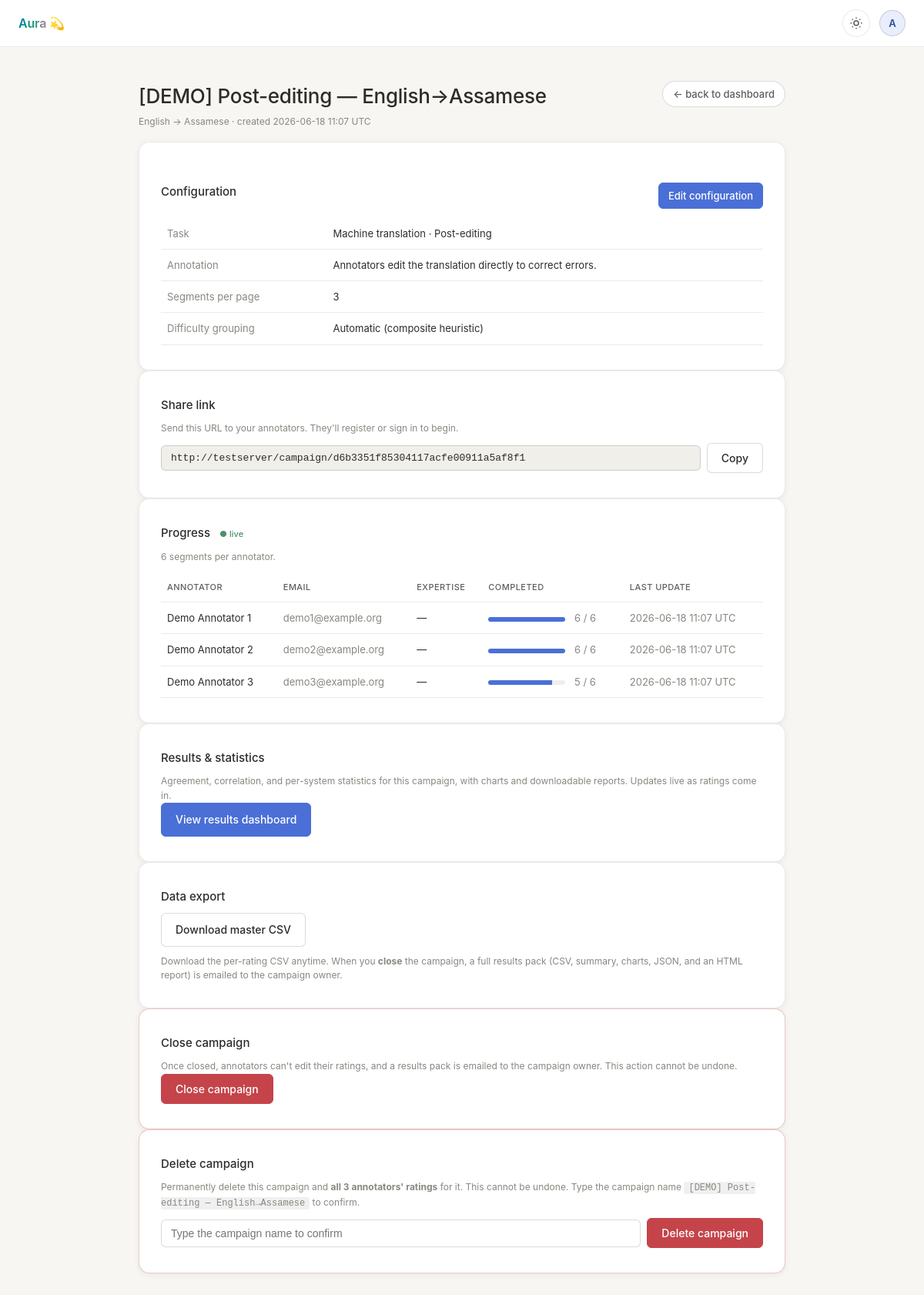
Screenshot of /admin/campaign/d6b3351f85304117acfe00911a5af8f1 (signed in) with the database file from the repository.
### models.py (models this page shows, shortened)
class Campaign(db.Model):
    __tablename__ = "campaigns"
    id = db.Column(db.String(32), primary_key=True, default=_uuid)
    name = db.Column(db.String(200), nullable=False)
    source_language = db.Column(db.String(100), nullable=False, default="")
    target_language = db.Column(db.String(100), nullable=False, default="")
    task_type = db.Column(db.String(40), default="translation")
    input_label = db.Column(db.String(80), default="")
    output_label = db.Column(db.String(80), default="")
    difficulty_method = db.Column(db.String(20), default="auto")
    difficulty_easy_max = db.Column(db.Integer, default=0)   # length method: easy if <= this
    difficulty_hard_min = db.Column(db.Integer, default=0)   # length method: hard if >= this
    served_difficulties = db.Column(db.String(50), default="")
    expertise_matching = db.Column(db.Boolean, default=False)
    rating_position = db.Column(db.String(10), default="side")   # "side" | "below"
    span_position = db.Column(db.String(10), default="below")    # "below" | "beside"
    owner_email = db.Column(db.String(200), default="")          # who created it (results email)
    script = db.Column(db.String(50), default=None)
    segments_json = db.Column(db.Text, nullable=False)
    criteria_json = db.Column(db.Text, default="")
    instructions = db.Column(db.Text, default="")
    span_instructions = db.Column(db.Text, default="")
    span_scope = db.Column(db.String(20), default="target")
    enable_spans = db.Column(db.Boolean, default=True)
    segments_per_page = db.Column(db.Integer, default=3)
    eval_mode = db.Column(db.String(20), default="likert")
    preferences_json = db.Column(db.Text, default="")
    scale_type = db.Column(db.String(20), default="likert")
    scale_points = db.Column(db.Integer, default=5)
    scale_min = db.Column(db.Integer, default=0)
    scale_max = db.Column(db.Integer, default=100)
    scale_design = db.Column(db.String(20), default="circles")
    scale_labels_json = db.Column(db.Text, default="")
    drive_folder_id = db.Column(db.String(200), default="")
    drive_last_status = db.Column(db.String(20), default="")     # "ok", "error", or ""
    drive_last_error = db.Column(db.Text, default="")
    drive_last_sync_at = db.Column(db.DateTime, default=None)
    results_snapshot_json = db.Column(db.Text, default="")
    ai_enabled = db.Column(db.Boolean, default=False)
    ai_ab_enabled = db.Column(db.Boolean, default=False)
    ai_ab_fraction = db.Column(db.Integer, default=50)
    ai_provider = db.Column(db.String(40), default="")   # ollama|anthropic|openai|gemini|openai_compatible
    ai_model = db.Column(db.String(120), default="")
    ai_base_url = db.Column(db.String(300), default="")
    ai_api_key_enc = db.Column(db.Text, default="")      # encrypted at rest
    closed_at = db.Column(db.DateTime, default=None)
    created_at = db.Column(db.DateTime, default=datetime.utcnow)
    ratings = db.relationship("Rating", backref="campaign", lazy="dynamic", cascade="all,delete-orphan")
    @property
    def is_closed(self):
        return self.closed_at is not None
    def io_labels(self):
        d = task_defaults(self.task_type)
        return (self.input_label or d["input"], self.output_label or d["output"])
    @property
    def segments(self):
        try:
            return json.loads(self.segments_json or "[]")
        except json.JSONDecodeError:
            return []
    @property
    def criteria(self):
        if not self.criteria_json:
            return None
        try:
            return json.loads(self.criteria_json)
        except json.JSONDecodeError:
            return None
    DEFAULT_LIKERT_LABELS = {
        "1": "Very poor", "2": "Poor", "3": "Acceptable", "4": "Good", "5": "Excellent",
    }
    DEFAULT_PREFERENCES = [
        {"id": "a_much_better", "label": "A is much better"},
        {"id": "a_better",      "label": "A is better"},
        {"id": "tie",           "label": "About the same"},
        {"id": "b_better",      "label": "B is better"},
        {"id": "b_much_better", "label": "B is much better"},
    ]
    @property
    def mode(self):
        return self.eval_mode or "likert"
    def rating_is_complete(self, rating, criteria=None):
        mode = self.mode
        if mode == "pairwise":
            return bool((rating.preference or "").strip())
        if mode == "span_only":
            return bool(rating.reviewed)
        if mode == "post_edit":
            return bool((rating.edited_text or "").strip())
        crit_ids = [c.get("id") for c in (criteria if criteria is not None else (self.criteria or []))]
        if not crit_ids:
            return False
        lo, hi = self.score_bounds
        return rating.is_complete_for(crit_ids, lo, hi)
    @property
    def num_segments(self):
        return len(self.segments)

class Annotator(db.Model):
    __tablename__ = "annotators"
    id = db.Column(db.String(32), primary_key=True, default=_uuid)
    name = db.Column(db.String(200), nullable=False)
    email = db.Column(db.String(200), unique=True, nullable=False, index=True)
    password_hash = db.Column(db.String(200), nullable=False)
    native_language = db.Column(db.String(100), default="")
    expertise = db.Column(db.String(20), default="")   # "" | "easy" | "medium" | "hard"
    created_at = db.Column(db.DateTime, default=datetime.utcnow)
    ratings = db.relationship("Rating", backref="annotator", lazy="dynamic")

class Rating(db.Model):
    __tablename__ = "ratings"
    id = db.Column(db.String(32), primary_key=True, default=_uuid)
    campaign_id = db.Column(db.String(32), db.ForeignKey("campaigns.id"), nullable=False, index=True)
    annotator_id = db.Column(db.String(32), db.ForeignKey("annotators.id"), nullable=False, index=True)
    segment_id = db.Column(db.String(200), nullable=False, index=True)
    scores_json = db.Column(db.Text, default="{}")
    spans_json = db.Column(db.Text, default="{}")
    comments = db.Column(db.Text, default="")
    preference = db.Column(db.String(100), default="")
    reviewed = db.Column(db.Boolean, default=False)
    edited_text = db.Column(db.Text, default="")
    time_spent_seconds = db.Column(db.Integer, default=0)
    created_at = db.Column(db.DateTime, default=datetime.utcnow)
    updated_at = db.Column(db.DateTime, default=datetime.utcnow, onupdate=datetime.utcnow)
    __table_args__ = (
        db.UniqueConstraint("campaign_id", "annotator_id", "segment_id",
                            name="uq_campaign_annotator_segment"),
    )

### app.py (the view)
@app.route("/admin/campaign/<campaign_id>")
@require_admin
def admin_campaign_detail(campaign_id):
    c = Campaign.query.get_or_404(campaign_id)
    crit_ids = [cr["id"] for cr in get_criteria_for(c)]
    rows = []
    annotator_ids = sorted({r.annotator_id for r in c.ratings})
    for aid in annotator_ids:
        ann = Annotator.query.get(aid)
        if not ann:
            continue
        rs = [r for r in c.ratings if r.annotator_id == aid]
        completed = sum(1 for r in rs if c.rating_is_complete(r, get_criteria_for(c)))
        last_update = max((r.updated_at for r in rs), default=None)
        rows.append({
            "annotator": ann,
            "completed": completed,
            "total": c.num_segments,
            "last_update": last_update,
        })
    rows.sort(key=lambda r: (-r["completed"], r["annotator"].email))
    share_url = url_for("annotator_login_view", campaign_id=c.id, _external=True)
    in_label, out_label = c.io_labels()
    mode_label = next((m["name"] for m in EVAL_MODES if m["id"] == c.mode), c.mode)
    diff_label = {"auto": "Automatic (composite heuristic)", "length": "By input length",
                  "manual": "Manual labels only", "none": "None"}.get(
                      c.difficulty_method or "auto", "Automatic")
    return render_template("admin_campaign_detail.html",
                           campaign=c, rows=rows, share_url=share_url,
                           criteria=get_criteria_for(c),
                           mode_label=mode_label, task_label=task_label(c),
                           input_label=in_label, output_label=out_label,
                           difficulty_label=diff_label,)

### templates/admin_campaign_detail.html (shortened to what this page needs)
{% extends "base.html" %}
{% block content %}
<div class="page-header">
  <div>
    <h1>{{ campaign.name }}</h1>
    <p class="hint">
      {{ campaign.source_language }} → {{ campaign.target_language }}{% if campaign.script %} · {{ campaign.script }}{% endif %}
      · created {{ campaign.created_at.strftime('%Y-%m-%d %H:%M UTC') }}
    </p>
  </div>
  <a href="{{ url_for('admin_dashboard') }}" class="link-btn">← back to dashboard</a>
</div>
<section class="card">
  <div class="page-header" style="margin-bottom:8px;">
    <h3 style="margin:0;">Configuration</h3>
    {% if not campaign.is_closed %}
    <a href="{{ url_for('admin_campaign_edit', campaign_id=campaign.id) }}" class="btn btn-primary btn-small">Edit configuration</a>
    {% endif %}
  </div>
  <table class="annotator-table">
    <tbody>
      <tr><td class="muted">Task</td><td>{{ task_label }} · {{ mode_label }}</td></tr>
      {% if campaign.mode == 'post_edit' %}
      <tr><td class="muted">Annotation</td><td>Annotators edit the {{ output_label|lower }} directly to correct errors.</td></tr>
      {% endif %}
      <tr><td class="muted">Segments per page</td><td>{{ campaign.segments_per_page }}</td></tr>
      <tr><td class="muted">Difficulty grouping</td><td>{{ difficulty_label }}</td></tr>
    </tbody>
  </table>
</section>
<section class="card">
  <h3>Share link</h3>
  <p class="hint">Send this URL to your annotators. They'll register or sign in to begin.</p>
  <div class="copy-row">
    <input type="text" id="share-url" readonly value="{{ share_url }}" onclick="this.select()">
    <button type="button" class="btn" onclick="copyShareUrl()">Copy</button>
  </div>
</section>
<section class="card">
  <h3>Progress <span id="progress-live" class="progress-live" title="Updates automatically">● live</span></h3>
  <p class="hint">{{ campaign.num_segments }} segments per annotator.</p>
  <table class="annotator-table" id="progress-table"{% if not rows %} hidden{% endif %}>
    <thead>
      <tr>
        <th>Annotator</th>
        <th>Email</th>
        <th>Expertise</th>
        <th>Completed</th>
        <th>Last update</th>
      </tr>
    </thead>
    <tbody id="progress-tbody">
      {% set _exp_label = {'easy':'Beginner','medium':'Intermediate','hard':'Advanced'} %}
      {% for r in rows %}
      <tr>
        <td>{{ r.annotator.name }}</td>
        <td class="muted">{{ r.annotator.email }}</td>
        <td>{{ _exp_label.get(r.annotator.expertise, '—') }}</td>
        <td>
          <div class="mini-progress">
            <div class="mini-progress-fill" style="width: {{ (r.completed / r.total * 100) | int if r.total else 0 }}%;"></div>
          </div>
          <span class="muted">{{ r.completed }} / {{ r.total }}</span>
        </td>
        <td class="muted">{{ r.last_update.strftime('%Y-%m-%d %H:%M UTC') if r.last_update else '—' }}</td>
      </tr>
      {% endfor %}
    </tbody>
  </table>
</section>
<section class="card">
  <h3>Results &amp; statistics</h3>
  <p class="hint" style="margin-top:0;">Agreement, correlation, and per-system statistics for this campaign, with charts and downloadable reports. {% if campaign.is_closed %}Frozen at close.{% else %}Updates live as ratings come in.{% endif %}</p>
  <a href="{{ url_for('admin_campaign_results', campaign_id=campaign.id) }}" class="btn btn-primary">View results dashboard</a>
</section>
<section class="card">
  <h3>Data export</h3>
  <a href="{{ url_for('admin_campaign_download_csv', campaign_id=campaign.id) }}" class="btn">
    Download master CSV
  </a>
  <p class="hint" style="margin-top:10px;">
    Download the per-rating CSV anytime. When you <strong>close</strong> the campaign, a full
    results pack (CSV, summary, charts, JSON, and an HTML report) is emailed to
    {% if campaign.owner_email %}<code class="code-inline">{{ campaign.owner_email }}</code>{% else %}the campaign owner{% endif %}.
  </p>
</section>
{% if not campaign.is_closed %}
<section class="card danger-card">
  <h3>Close campaign</h3>
  <p class="hint">
    Once closed, annotators can't edit their ratings, and a results pack is emailed to
    {% if campaign.owner_email %}<code class="code-inline">{{ campaign.owner_email }}</code>{% else %}the campaign owner{% endif %}.
    This action cannot be undone.
  </p>
  <form method="post" action="{{ url_for('admin_campaign_close', campaign_id=campaign.id) }}"
        onsubmit="return confirm('Close this campaign permanently? Annotators will no longer be able to edit.');">
    <button type="submit" class="btn btn-danger">Close campaign</button>
  </form>
</section>
{% endif %}
<section class="card danger-card">
  <h3>Delete campaign</h3>
  <p class="hint">
    Permanently delete this campaign and <strong>all {{ rows|length }} annotators' ratings</strong> for it.
    This cannot be undone. Type the campaign name <code class="code-inline">{{ campaign.name }}</code> to confirm.
  </p>
  <form method="post" action="{{ url_for('admin_campaign_delete', campaign_id=campaign.id) }}"
        onsubmit="return confirm('Delete this campaign and all its ratings permanently?');"
        class="delete-form">
    <input type="text" name="confirm_name" placeholder="Type the campaign name to confirm" autocomplete="off">
    <button type="submit" class="btn btn-danger">Delete campaign</button>
  </form>
</section>
{% endblock %}

### rows the page displays
Campaign: name "[DEMO] Post-editing — English→Assamese", source_language "English", target_language "Assamese", created_at "2026-06-18 11:07 UTC", task_type "translation", segments_per_page "3", num_segments "6"
Annotator: annotator.name "Demo Annotator 1", annotator.email "demo1@example.org", get "—"
Rating: last_update "2026-06-18 11:07 UTC"
Annotator: annotator.name "Demo Annotator 2", annotator.email "demo2@example.org", get "—"
Rating: last_update "2026-06-18 11:07 UTC"
Annotator: annotator.name "Demo Annotator 3", annotator.email "demo3@example.org", get "—"
Rating: last_update "2026-06-18 11:07 UTC"

### other values shown
{{ task_label }} "Machine translation"
{{ mode_label }} "Post-editing"
{{ difficulty_label }} "Automatic (composite heuristic)"
{{ r.completed }} "6" "6" "5"
{{ r.total }} "6" "6" "6"
{{ rows|length }} "3"
